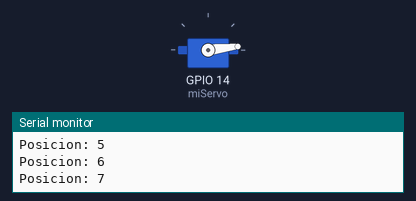
A sketch run on a simulated ESP32. Parts: servo, the last lines printed to the serial monitor.

Above: at 0.05 s.
At 2.45 s:
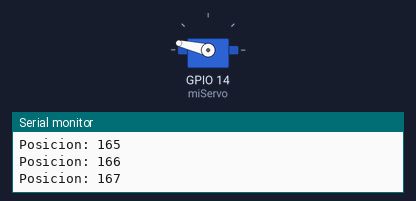
At 5.85 s:
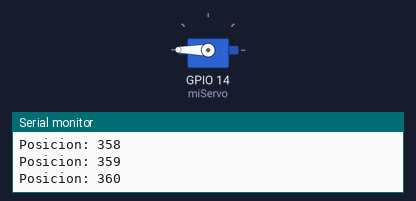
At 11.65 s:
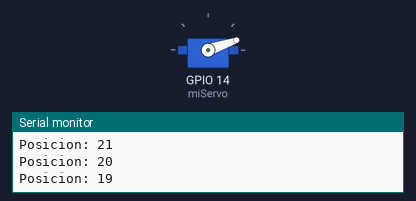
Timing chart, 0 to 16.8 s (numbered marks = the images above):
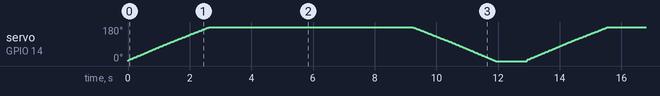

The sketch:

ServoTest.ino
```cpp
#define __DEBUG__
#include <ESP32Servo.h>

Servo miServo;

void setup() {
  Serial.begin(9600);

  miServo.attach(14);
}

void loop() {
  for (int pos = 0; pos <= 360; pos += 1) {
    miServo.write(pos);
    delay(5);
    Serial.print("Posicion: ");
    Serial.println(pos);
  }
  delay(1000);

  for (int pos = 360; pos >= 0; pos -= 1) {
    miServo.write(pos);
    delay(5);
    Serial.print("Posicion: ");
    Serial.println(pos);
  }
  delay(1000);
}
```
